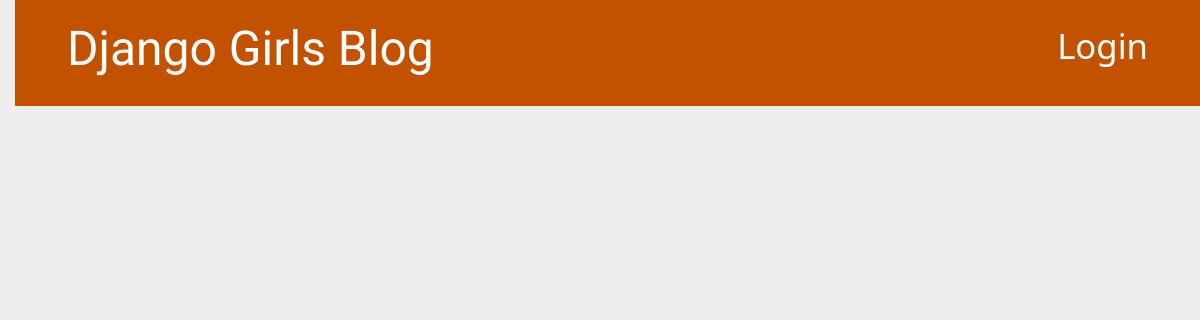
Page /tags on the earlier database version.
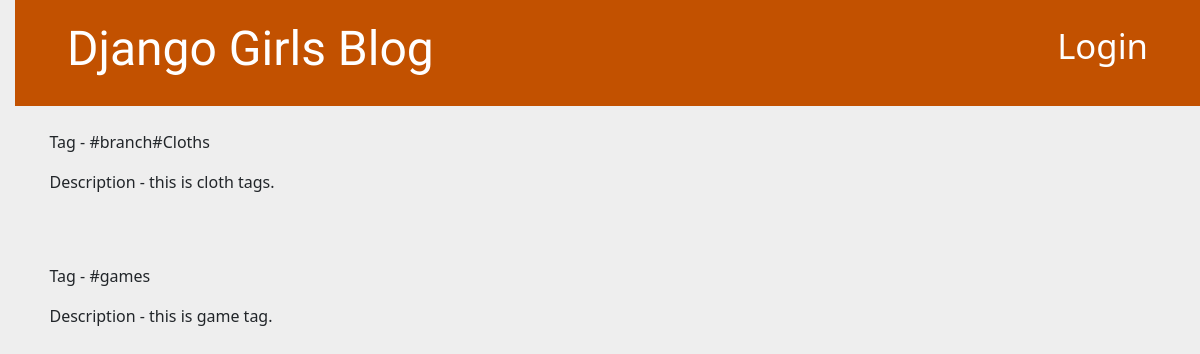
Same page on the later database version.
### blog/models.py (models this page shows, shortened)
class Tag(models.Model):
    name = models.CharField(max_length=60)
    desc = models.TextField()

### blog/views.py (the view)
# urls.py: path('tags', views.tag_list, name="tag_list"),
def tag_list(request):
    tags = Tag.objects.all()
    return render(request, 'tag/tag_list.html', {'tags': tags})

### blog/templates/tag/tag_list.html
{% extends 'blog/base.html' %}
{% block content %}
    {% for tag in tags.all %}
        <article class="post mt-4">
            <p>Tag - {{ tag.name }}</p>
            <p>Description - {{tag.desc}}</p>
        </article>
    {% endfor %}
{% endblock %}

Differences in the rows shown:
added Tag: name "#branch#Cloths", desc "this is cloth tags."
added Tag: name "#games", desc "this is game tag."
